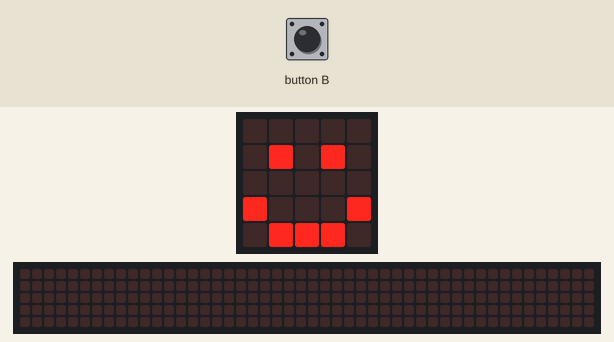
The program below on a simulated BBC micro:bit (MakeCode). Shown: the board's 5×5 LED display, a strip that is not on the board, showing the scrolling text unrolled. The inputs (shaded band) are chosen by the test bench. The 48×5 strip is a reading aid, not a part: it shows the text the display is scrolling, unrolled, one strip-width of it at a time.

Above: at 5.0 s.
5.1 s: button B pressed for 1 s
At 10.8 s:
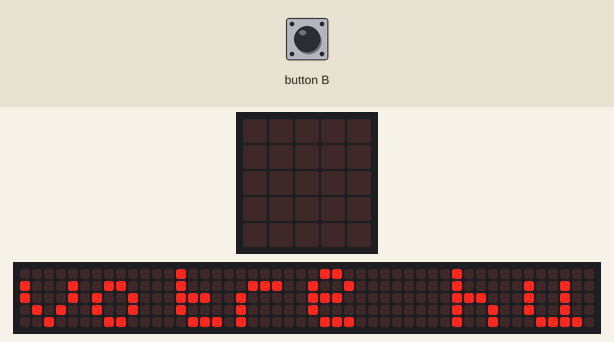
At 18.3 s:
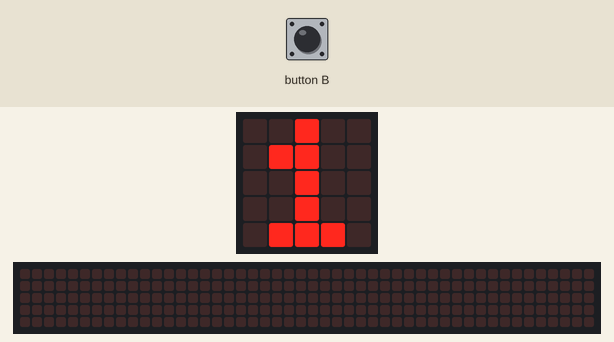

The program:

main.ts
```typescript
let n = 0
while (!(input.buttonIsPressed(Button.B))) {
    n += 1
    if (n > 3) {
        n = 1
        if (n == 1) {
            basic.showIcon(IconNames.Happy)
        } else {
            if (n == 2) {
                basic.showIcon(IconNames.Sad)
            }
        }
    }
}
basic.showString("votre humeur")
basic.showNumber(n)
basic.forever(function () {

})
```

test.ts
```typescript
// les tests vont ici ; cela ne sera pas compilé si ce paquet est utilisé en tant qu'extension.
```

Measured:
- after the input at 5.1 s, the display: first changes after 0.35 s (image 1 shows a later state)
- what the display in image 1 shows lasts 0.6 s, from 10.4 s to 11.0 s
